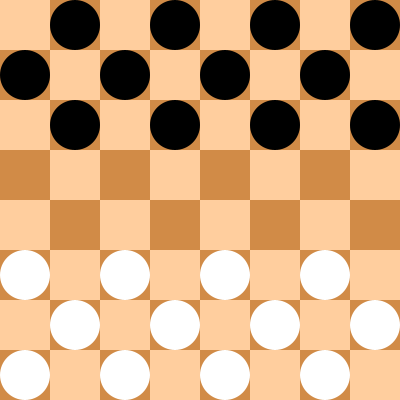
Frame 1 (no input)
Frame 60 (the mouse pressed at the canvas centre just before this capture): identical to frame 1, image omitted
Frame 120 (the mouse held since frame 60 and released just before this capture): identical to frame 1, image omitted

The Processing sketch that drew this single still picture (run headless with seeded random() and noise(); from frame 60 on, the mouse is pressed at the canvas centre):

// Processing sketch: checkers_simple
// ── checkers_simple.pde
int y0, x0, y1, x1;  //選択した駒の座標(x0,y0)、移動先の駒の座標(x1,y1)
int p, q;  //続けて飛べる駒の座標
int click;  //first click select piece, second click moves piece
int bw;  //player color(1なら白、-1なら黒)
int side;  //一辺の長さ
boolean promote;  //駒の成り
boolean JumpJudg, multiJump, jumping;
int wKing, bKing, wPawn, bPawn;
int board[][] = new int[10][10];;

void setup() {
  size(400, 400);
  noStroke();
  textSize(width/8);
  textAlign(CENTER);
  side=height/8;

  wKing = 2;
  wPawn = 1;
  bPawn = -1;
  bKing = -2;
  
  startPosition();
}

void draw() {
  showBoard();
  
  
  //飛べる駒があるか判定
  if (mustJump(bw)) {jumping = true;}
  else {jumping = false;}
  
  //no legal moves
  if (finish(bw)) {
    fill(0, 255, 0);
    text("GAMEOVER", 0, height/2, width, height);
  }
}

void mousePressed() {
  if (finish(bw)) {startPosition();}
  
  x1 = floor(mouseX/(width/8) +1); //各マスの左上の座標を定義
  y1 = floor(mouseY/(height/8) +1); //floor()で小数点以下切り捨て
  
  if (validMove(x0, y0, x1, y1, bw)) {  //move piece
    movePiece(x0, y0, x1, y1);
    click = 0;
  }
  else {  //一度目のクリックで駒を選ぶ
    x0 = x1;
    y0 = y1;
    click = 1;
  }
  println(x0+","+y0+" -> "+x1+","+y1+"; "+p+","+q);
}

void keyPressed() {
  if (key=='r') {startPosition();}
}

void showBoard() {
  for (int i=1; i<=8; i++){
    for (int j=1; j<=8; j++) { 
      //盤面
      if ((i+j)%2 == 0) fill(255, 206, 158);
      else {fill(209, 139, 71);}
      noStroke();
      rect((i-1)*side, (j-1)*side, side, side);
      
      //駒の色
      if (board[i][j]>=1) {  //w piece
        fill(255);
        ellipse((i-1)*side +side/2, (j-1)*side +side/2, side, side);
        if (board[i][j]==2){
          stroke(0);
          ellipse((i-1)*side +side/2, (j-1)*side +side/2, side/2, side/2);
        }
      }
      else if (board[i][j]<=-1) {  //b piece
        fill(0);
        ellipse((i-1)*side +side/2, (j-1)*side +side/2, side, side);
        if (board[i][j]==-2){
          stroke(255);
          ellipse((i-1)*side +side/2, (j-1)*side +side/2, side/2, side/2);
        }
      }
      
      //選択した駒の強調
      noStroke();
      if (validMove(x0, y0, i, j, bw)) {
        fill(255, 0, 0, 100);  //highlight posibble moves in red
        rect((i-1)*side, (j-1)*side, side, side);
      }
      if (i==x0 && j==y0 && board[i][j]!=0) {
        fill(0, 0, 255, 100);  //highlight piece in blue
        rect((i-1)*side, (j-1)*side, side, side);
      }
    }
  }
}

void startPosition() {
  for (int i=0; i<=9; i++){
    for (int j=0; j<=9; j++) {
      if (j<=3 && (i+j)%2==1){board[i][j] = bPawn;} //黒は-1
      else if (6<=j && (i+j)%2==1){board[i][j] = wPawn;} //白は1
      else if (i==0||j==0||i==9||j==9) {board[i][j] = 3;} //外縁は3
      else {board[i][j] = 0;}
    }
  }
  
  //global variables
  promote = false;
  y0=x0=y1=x1=-1;
  click = 0;
  bw = 1; //手番は白から
  multiJump = false;
}

boolean validMove(int x0, int y0, int x1, int y1, int bw) {
  if(x0<1||8<x0 || x1<1||8<x1 || y0<1||8<y0 || y1<1||8<y1) {return false;}  //駒が盤外の時
  if(board[x1][y1]!=0) {return false;}  //行先が空マスでない時
  if(multiJump && (x0!=p||y0!=q)) {return false;}  //他に続けて飛べる駒がある時
  if(jumping && (abs(x1-x0)!=2 || abs(y1-y0)!=2)) {return false;}  //他に飛べる駒がある時


  //
  if(board[x0][y0] == bw) {  //pawn
    if(abs(x1-x0)==1 && y1-y0==-bw && board[x1][y1]==0) {  //move forward
      return true;
    }
    if(abs(x1-x0)==2 && y1-y0==-2*bw && board[x1][y1]==0 && 
      (board[(x0+x1)/2][y0-bw]==-bw || board[(x0+x1)/2][y0-bw]==-2*bw)){  //行先が斜め2つ上で空、間に相手の駒がある時
      return true;
    }
  }
  else if(board[x0][y0] == 2*bw) {  //king
    if(abs(x1-x0)==1 && abs(y1-y0)==1 && board[x1][y1]==0) {  //move
      return true;
    }
    if(abs(x1-x0)==2 && abs(y1-y0)==2 && board[x1][y1]==0 &&
      (board[(x0+x1)/2][(y0+y1)/2]==-bw || board[(x0+x1)/2][(y0+y1)/2]==-2*bw)){  //行先が斜め2つ先で空、間に相手の駒がある時
      return true;
    }
  }
  
  return false;
}

void movePiece(int i0, int j0, int i1, int j1) {
  JumpJudg = true;
  multiJump = false;
  
  //promote
  if((board[i0][j0]==wPawn && j1==1) ||
     (board[i0][j0]==bPawn && j1==8)) {
    board[i0][j0] = 2*bw;  //ポーンをキングにする
    JumpJudg = false;
  }
  
  board[i1][j1] = board[i0][j0];  //move piece
  board[i0][j0] = 0;  //remove original piece
  
  //jump
  if (abs(i0-i1)==2 && abs(j0-j1)==2) {
    board[(i0+i1)/2][(j0+j1)/2] = 0;  //間の駒を消す
    p=i1;  q=j1;
    
    if (JumpJudg==true) {  //駒が成っていない時、続けて飛べるか判定
      if(validMove(i1,j1,i1+2,j1+2,bw) || validMove(i1,j1,i1+2,j1-2,bw) ||
         validMove(i1,j1,i1-2,j1+2,bw) || validMove(i1,j1,i1-2,j1-2,bw)){
        multiJump = true;
      }
    }
  }
  
  //続けて飛べないなら手番を変える
  if(multiJump==false){bw = -bw;}
}

boolean mustJump(int bw) {
  for (int k=1; k<=8; k++) {
    for (int l=1; l<=8; l++) {
      if (validMove(k,l, k+2,l+2, bw)) {return true;}
      if (validMove(k,l, k+2,l-2, bw)) {return true;}
      if (validMove(k,l, k-2,l+2, bw)) {return true;}
      if (validMove(k,l, k-2,l-2, bw)) {return true;}
    }
  }
  return false;
}

boolean finish(int bw) {//no valid moves
  for (int k=1; k<=8; k++) {
    for (int l=1; l<=8; l++) {
      for (int i=1; i<=8; i++) {
        for (int j=1; j<=8; j++) {
          if (abs(k-i)<=2 && abs(l-j)<=2 && validMove(k,l, i,j, bw)) {return false;}
        }
      }
    }
  }
  return true;
}
